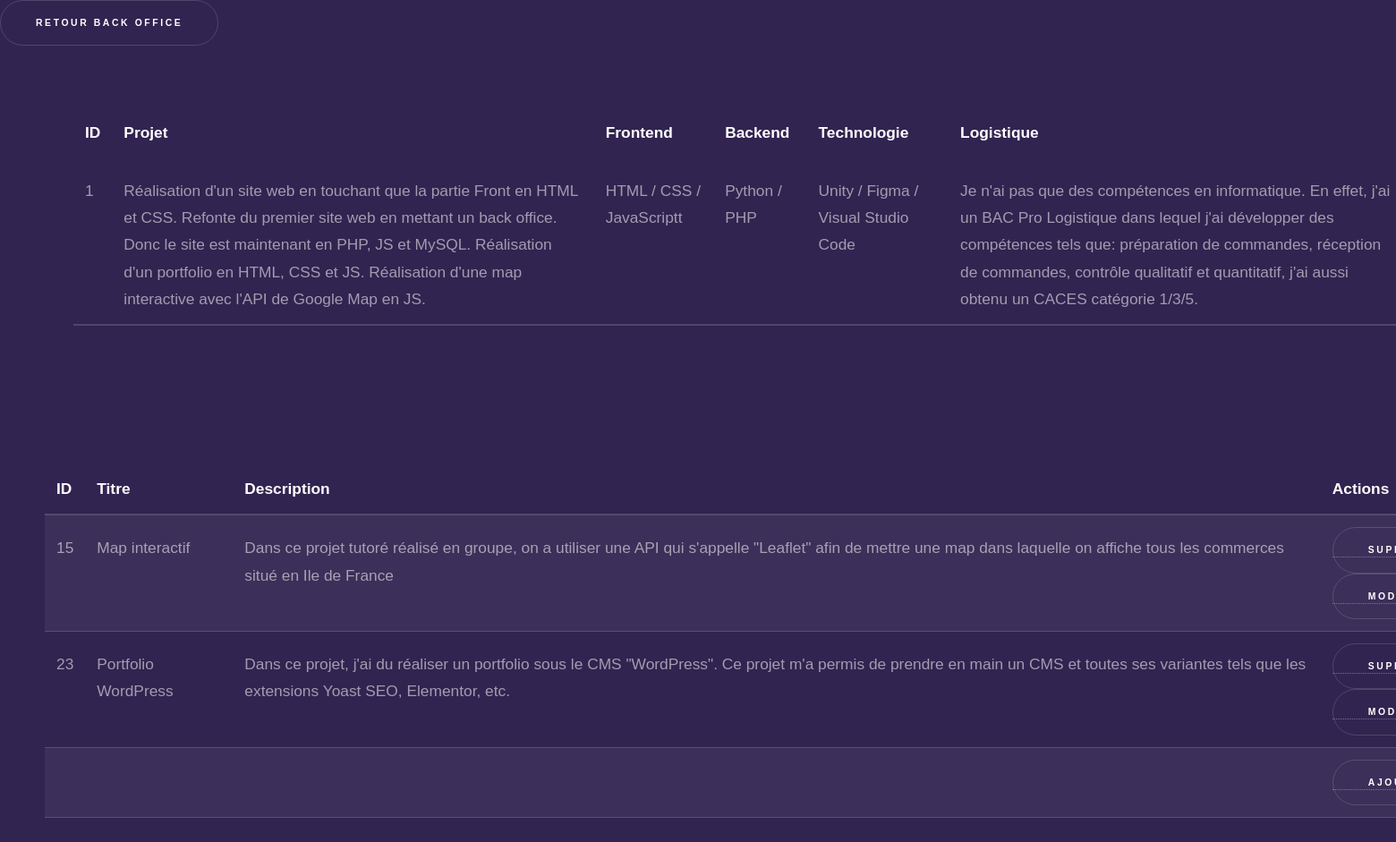
Page /admin/projetsAdmin.php on the committed database.
### tables this page shows
CREATE TABLE IF NOT EXISTS `skills` (
  `id` int(11) NOT NULL AUTO_INCREMENT,
  `projets` text NOT NULL,
  `frontend` text NOT NULL,
  `backend` text NOT NULL,
  `techno` text NOT NULL,
  `links` text NOT NULL,
  `logistique` text NOT NULL,
  PRIMARY KEY (`id`)
);

CREATE TABLE IF NOT EXISTS `projects` (
  `id` int(11) NOT NULL AUTO_INCREMENT,
  `titre` varchar(50) NOT NULL,
  `descr` text NOT NULL,
  PRIMARY KEY (`id`)
);

### admin/projetsAdmin.php (the view, shortened to what this page needs)
<!DOCTYPE html>
<html lang="en">
<head>
    <link rel="stylesheet" href="../assets/css/projet.css">
    <link rel="stylesheet" href="../assets/css/main.css">
</head>
<body>
    <a href="admin.php" class="button">Retour Back Office</a>
    <div class="tab">
        <?php
            require_once 'configPDO.php';
            $req = 'SELECT * FROM skills';
            $msql = $pdo->query($req);
            $msql = $msql->fetch();
            $id = $msql['id'];
            $projets = $msql['projets'];
            $frontend = $msql['frontend'];
            $backend = $msql['backend'];
            $technologie = $msql['techno'];
            $logistique = $msql['logistique'];
            echo'<table>';
                echo'<thead>';
                    echo'<tr>';
                        echo'<th>ID</th>';
                        echo'<th>Projet</th>';
                        echo'<th>Frontend</th>';
                        echo'<th>Backend</th>';
                        echo'<th>Technologie</th>';
                        echo'<th>Logistique</th>';
                        echo '<tr>';
                            echo'<td>' . $id .'</td>';
                            echo'<td>' . $projets .'</td>';
                            echo'<td>' . $frontend .'</td>';
                            echo'<td>' . $backend .'</td>';
                            echo'<td>' . $technologie .'</td>';
                            echo'<td>' . $logistique .'</td>';
                    echo '</tr>';
            echo '</table>';
        ?>
    </div>
    <div class="tab2">
        <?php
            $stmt = $pdo->query('SELECT * FROM projects');
            echo'<table>';
            echo'<thead>';
                echo'<tr>';
                    echo'<th>ID</th>';
                    echo'<th>Titre</th>';
                    echo'<th>Description</th>';
                    echo'<th>Actions</th>';
                echo'</tr>';
            echo'</thead>';
            echo'<tbody>';
            foreach ($stmt as $row) {
                echo '<tr>';
                    echo'<td>' . $row['id'] .'</td>';
                    echo'<td>' . $row['titre'] .'</td>';
                    echo'<td>' . $row['descr'] .'</td>';
                    echo '<td>';
                    echo '<a href="delete.php?id=' . $row['id'] . '" onclick="return confirm(\'Êtes-vous sûr de vouloir supprimer cet élément ?\')"><button class="small-button">Supprimer</button></a>';
                    echo '<a href="editProjets.php?id=' . $row['id'] . '"><button class="small-button">Modifier</button></a>';
                    echo '</td>';
                echo '</tr>';
            }
            echo '<tr>';
                echo '<td colspan="3"></td>';
                echo '<td><a href="add.php"><button class="small-button">Ajouter</button></a></td>';
            echo '</tr>';
            echo '</tbody>';
            echo '</table>';
        ?>
    </div>
</body>
</html>

### assets/css/projet.css (style rules this page uses)
* { padding: 0; margin: 0; }
.tab { display: flex; padding: 82px; width: 1836px; flex-direction: row-reverse; align-items: center; }
.tab2 { display: flex; padding: 50px; width: 1836px; flex-direction: row-reverse; align-items: center; }

### rows in the picture
skills: id "1", projets "Réalisation d'un site web en touchant que la partie Front en HTML et CSS. Refonte du premier site web en mettant un back office. Donc le site est maintenant en PHP, JS et MySQL. Réalisation d'un portfolio en HTML, CSS et JS. Réalisation d'une map interactive avec l'API de Google Map en JS.", frontend "HTML / CSS / JavaScriptt", backend "Python / PHP", techno "Unity / Figma / Visual Studio Code", logistique "Je n'ai pas que des compétences en informatique. En effet, j'ai un BAC Pro Logistique dans lequel j'ai développer des compétences tels que: préparation de commandes, réception de commandes, contrôle qualitatif et quantitatif, j'ai aussi obtenu un CACES catégorie 1/3/5."
projects: id "15", titre "Map interactif", descr "Dans ce projet tutoré réalisé en groupe, on a utiliser une API qui s'appelle \"Leaflet\" afin de mettre une map dans laquelle on affiche tous les commerces situé en Ile de France"
projects: id "23", titre "Portfolio WordPress", descr "Dans ce projet, j'ai du réaliser un portfolio sous le CMS \"WordPress\". Ce projet m'a permis de prendre en main un CMS et toutes ses variantes tels que les extensions Yoast SEO, Elementor, etc."
